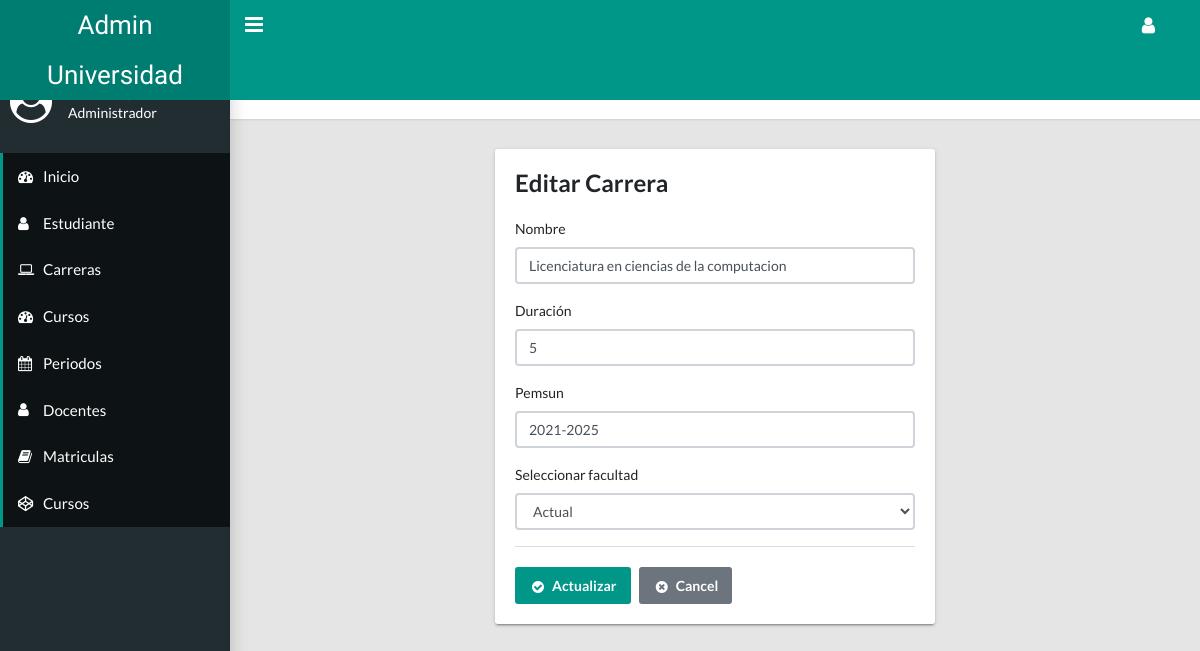
The page /?option=edit_carrera&id_carrera=1 (signed in) on the database as committed earlier.
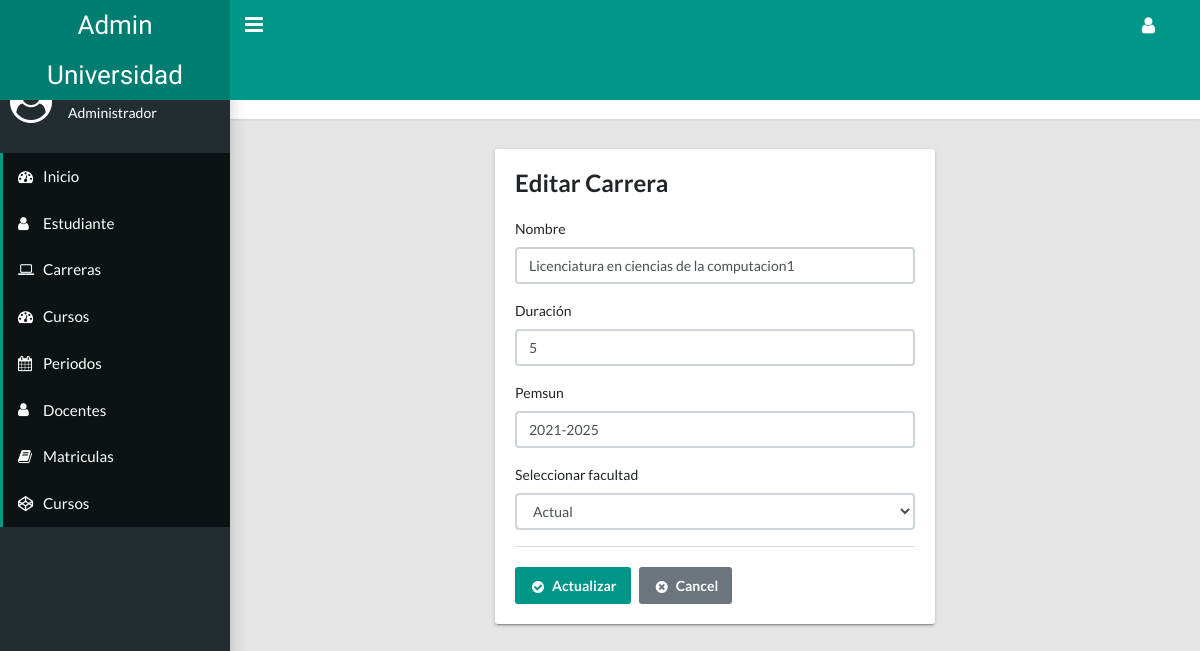
The same page on the database as committed later.
### tables this page shows
CREATE TABLE `carreras` (
  `id` int(11) NOT NULL,
  `duracion` int(11) NOT NULL,
  `nombre` varchar(50) NOT NULL,
  `pensum` varchar(56) NOT NULL,
  `id_facultad` int(30) NOT NULL
);

### procesos/general_crud.php (called while the page is built, shortened)
<?php
    function get_data($query, $modificador=''){
        $con = get_conexion();
        $result = $con->prepare($query);
        $result->execute();
        if($modificador == ''){
            return $result->fetchAll(PDO::FETCH_ASSOC);
        }else{
            return $result->fetch(PDO::FETCH_ASSOC);
        }
    }
?>

### views/edit_carrera.php (the view, shortened to what this page needs)
<?php
    include_once "./procesos/general_crud.php";
    $id_carrera = $_GET['id_carrera'];
    $query = "SELECT * FROM `carreras` WHERE id=$id_carrera";
    $data = get_data($query,'where');
?>
<main class="app-content">
    <div class="app-title">
        <div>
            <h1><i class="fa fa-laptop"></i>Carreras</h1>
        </div>
        <ul class="app-breadcrumb breadcrumb">
            <li class="breadcrumb-item"><a href="#">Carreras</a></li>
        </ul>
    </div>
    <div class="row">
        <div class="col-md-6 offset-md-3">
            <div class="tile">
                <h3 class="tile-title">Editar Carrera</h3>
                <div class="tile-body">
                    <form method="POST" action="./procesos/carrera_procesos.php">
                        <div class="form-group">
                            <label class="control-label">Nombre</label>
                            <input name="nombre" class="form-control" type="text" value="<?php echo $data['nombre'] ?>" placeholder="Ingresar carrera">
                        </div>
                        <div class="form-group">
                            <label class="control-label">Duración</label>
                            <input name="duracion" class="form-control" min="1" type="number" value="<?php echo $data['duracion'] ?>" placeholder="Ingresar duración">
                        </div>
                        <div class="form-group">
                            <label class="control-label">Pemsun</label>
                            <input name="pensum" value="<?php echo $data['pensum'] ?>" class="form-control" type="text">
                        </div>
                        <div class="form-group">
                            <label for="exampleSelect1">Seleccionar facultad</label>
                            <select name="id_facultad" class="form-control" id="exampleSelect1">
                                <option value="<?php echo $data['id_facultad'] ?>" selected>Actual</option>
                            </select>
                        </div>
                        <div class="tile-footer">
                            <button class="btn btn-primary" name="update_carrera" type="submit"><i class="fa fa-fw fa-lg fa-check-circle"></i>Actualizar</button>&nbsp;&nbsp;&nbsp;<a class="btn btn-secondary" href="?option=carrera"><i class="fa fa-fw fa-lg fa-times-circle"></i>Cancel</a>
                        </div>
                    </form>
                </div>
            </div>
        </div>
    </div>
</main>

Rows that differ between the two databases and show on the page:
changed carreras: nombre "Licenciatura en ciencias de la computacion" → "Licenciatura en ciencias de la computacion1"
